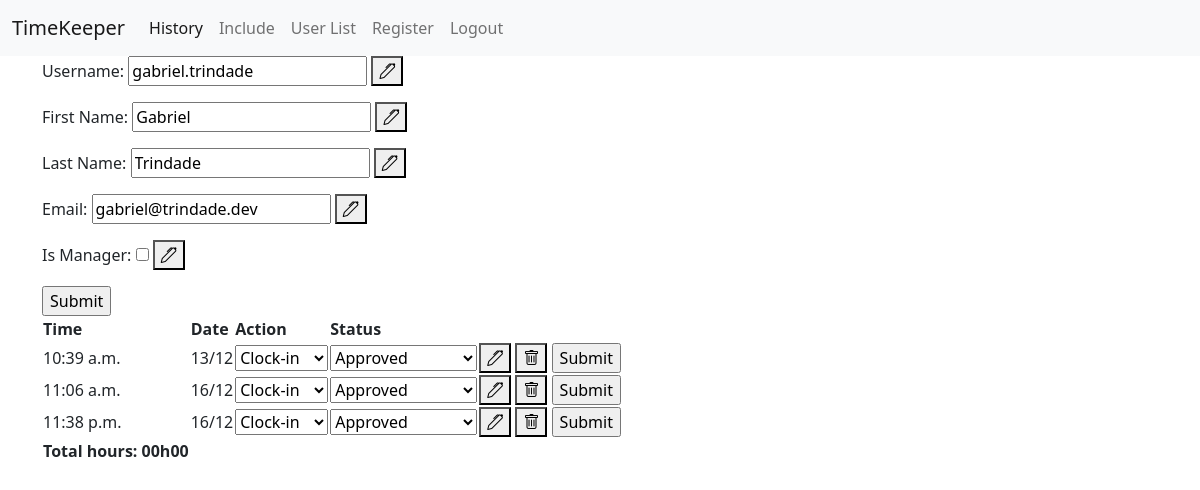
The app's page /users/2 (signed in), older data.
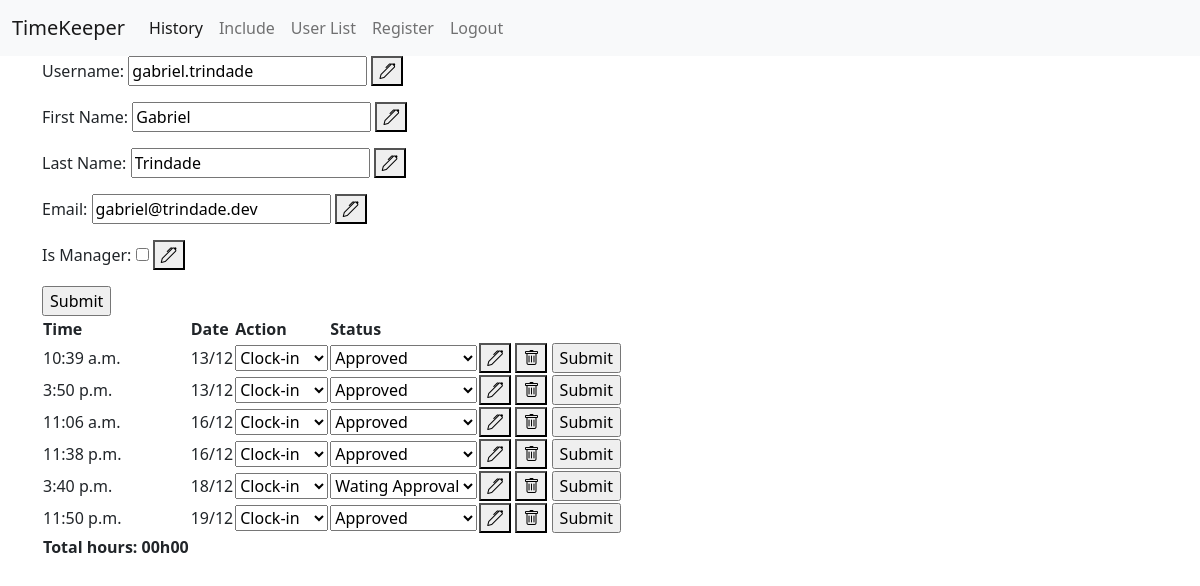
The same page, newer data.
### backend/models.py (models this page shows)
class Record(models.Model):
  user = models.ForeignKey(User, on_delete=models.CASCADE)
  date = models.DateTimeField(default=now)
  action = models.CharField(max_length=20, default='')
  status = models.CharField(max_length=20, default='Wating Approval')

### backend/views.py (the view, shortened to what this page needs)
# urls.py: path("users/<int:user_id>", views.user, name="user"),
def user(req, user_id):
    if not req.user.is_authenticated:
        messages.success(req, ("You must login to access this page"))
        return redirect("/auths")
    if not req.user.is_staff:
        messages.success(req, ("You can't access this page"))
        return redirect("/history")
    listed_user = User.objects.get(id=user_id)
    records = Record.objects.filter(user=listed_user).order_by("date__day")
    context = {
        "listed_user": listed_user,
        "records": records,
        "workedHours": calculateWorkedHours(records),
    }
    return render(req, "backend/user.html", context)

### backend/views.py (called while the page is built, shortened)
def calculateWorkedHours(records):
    worked_hours = timedelta(0)
    check_in_records = list(
        filter(
            lambda record: record.action == "Clock-in" and record.status == "Approved",
            records,
        )
    )
    worked_seconds = worked_hours.seconds
    return "{:02}h{:02}".format(worked_seconds // 3600, worked_seconds % 3600 // 60)

### backend/templates/backend/user.html (shortened to what this page needs)
{% extends 'backend/base.html' %}
{% block content%}
{% load static %}
<link rel="stylesheet" href="{% static 'css/user.css' %}">
<div class="userContainer">
  <form action="" method="post">
    <p>
      <label for="username">Username:</label>
      <input type="text" name="username" value="{{ listed_user.username }}">
      <button class="editIcon" type="button" onclick="editInput('firstName')">
        <i class="bi bi-pen"></i>
      </button>
    </p>
    <p>
      <label for="firstName">First Name:</label>
      <input type="text" id="firstName" name="firstName" value="{{ listed_user.first_name }}">
      <button class="editIcon" type="button" onclick="editInput('firstName')">
        <i class="bi bi-pen"></i>
      </button>
    </p>
    <p>
      <label for="lastName">Last Name:</label>
      <input type="text" id="lastName" name="lastName" value="{{ listed_user.last_name }}">
      <button class="editIcon" type="button" onclick="editInput('lastName')">
        <i class="bi bi-pen"></i>
      </button>
    </p>
    <p>
      <label for="email">Email:</label>
      <input type="email" id="userEmail" name="email" value="{{ listed_user.email }}">
      <button class="editIcon" type="button" onclick="editInput('userEmail')">
        <i class="bi bi-pen"></i>
      </button>
    </p>
    <p>
      <label for="role">Is Manager: </label>
      <input type="checkbox" id="userRole" name="role" {% if listed_user.is_staff %} checked {% endif %}>
      <button class="editIcon" type="button" onclick="editInput('userRole')">
        <i class="bi bi-pen"></i>
      </button>
    </p>
    <input type="submit" value="Submit">
  </form>
</div>
<div class="historyContainer">
  <table>
    <tr>
      <th>Time</th>
      <th>Date</th>
      <th>Action</th>
      <th>Status</th>
      <th></th>
    </tr>
    {% if records %}
      {% for record in records %}
      <tr>
        <form action="" method="post">
          <td>{{ record.date|time }}</td>
          <td>{{ record.date|date:'d/m' }}</td>
          <td>
            <select name="action" id="action{{record.id}}" class="action">
              <option value="Clock-in" {% if record.action == "Clock-in" %} selected {% endif %}>Clock-in</option>
            </select>
          </td>
          <td>
            <select name="status" id="status{{record.id}}" class="status">
              <option value="Approved" {% if record.status == "Approved" %} selected {% endif %}>Approved</option>
              <option value="Wating Approval" {% if record.status == "Wating Approval" %} selected {% endif %}>Wating
                Approval</option>
            </select>
          </td>
          <td>
            <button class="editIcon" type="button" onclick="editInput('record{{record.id}}')">
              <i class="bi bi-pen"></i>
            </button>
            <button class="deleteIcon" type="button" onclick="deleteRecord('record{{record.id}}')">
              <i class="bi bi-trash"></i>
            </button>
            <input class="saveIcon" type="submit">
          </td>
        </form>
      </tr>
      {% endfor %}
    {% else %}
    <tr>
      <td>No records found</td>
    </tr>
    {% endif %}
    <tr>
      <th>Total hours: {{ workedHours }}</th>
    </tr>
  </table>
</div>
{% endblock %}

### backend/templates/backend/base.html (shortened to what this page needs)
<!DOCTYPE html>
<html lang="en">
<head>
  <link href="https://cdn.jsdelivr.net/npm/bootstrap@5.2.3/dist/css/bootstrap.min.css" rel="stylesheet"
>
  <link rel="stylesheet" href="https://cdn.jsdelivr.net/npm/bootstrap-icons@1.10.2/font/bootstrap-icons.css">
</head>
<body>
  <nav class="navbar navbar-expand-lg bg-light">
    <div class="container-fluid">
      <a class="navbar-brand" href="{% url 'backend:history' %}">TimeKeeper</a>
      {% if user.is_authenticated %}
      <div class="collapse navbar-collapse" id="navbarNav">
        <ul class="navbar-nav">
          <li class="nav-item">
            <a class="nav-link active" aria-current="page" href="{% url 'backend:history' %}">History</a>
          </li>
          <li class="nav-item">
            <a class="nav-link" href="{% url 'backend:include' %}">Include</a>
          </li>
          {% if user.is_staff %}
          <li class="nav-item">
            <a class="nav-link" href="{% url 'backend:userList' %}">User List</a>
          </li>
          <li class="nav-item">
            <a class="nav-link" href="{% url 'auths:register' %}">Register</a>
          </li>
          {% endif %}
          <li class="nav-item">
            <a class="nav-link" href="{% url 'auths:logout' %}">Logout</a>
          </li>
        </ul>
      </div>
      {% endif %}
    </div>
  </nav>
  <div class="container">
    {% block content %}
    {% endblock %}
  </div>
</body>
</html>

### backend/static/css/user.css (style rules this page uses)
.userContainer { display: flex; flex-direction: column; }

Row changes from the older to the newer data that the page shows:
added Record: date "3:50 p.m.", date "13/12", action "Clock-in", status "Approved"
added Record: date "3:40 p.m.", date "18/12", action "Clock-in", status "Wating Approval"
added Record: date "11:50 p.m.", date "19/12", action "Clock-in", status "Approved"
